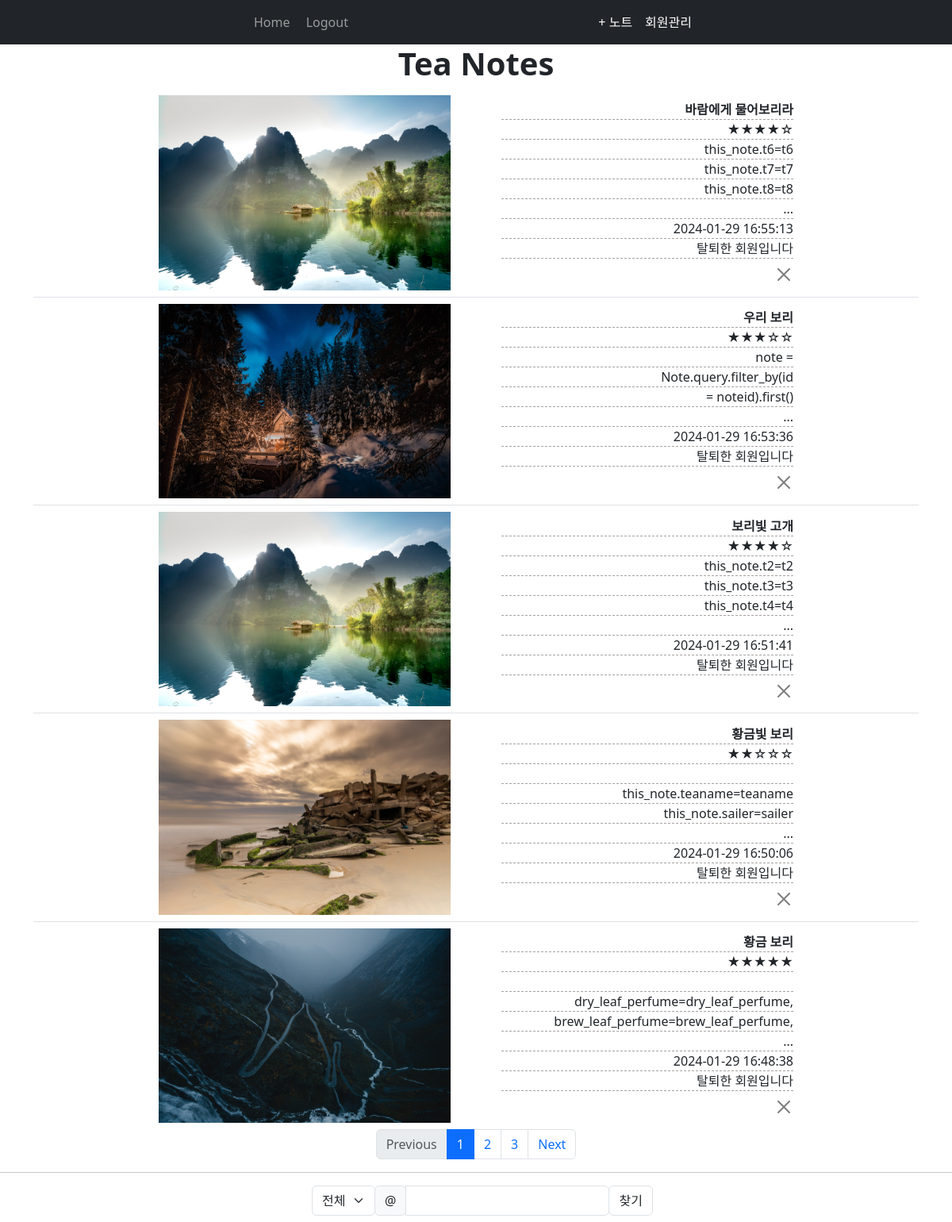
Screenshot of / (signed in) with the database file from the repository.
### website/models.py (models this page shows)
class Note(db.Model):
    id = db.Column(db.Integer, primary_key=True)  # ID
    teaname = db.Column(db.String(150), nullable=False)           # 차이름
    sailer = db.Column(db.String(150))           # 판매처
    country = db.Column(db.String(150))           # 원산지
    type_of_tea = db.Column(db.String(150))      # 차 종류: 백차, 황차, 녹차, ...
    tea_quantity = db.Column(db.Integer)          # 무게
    tea_temprature = db.Column(db.Integer)        # 온도
    tea_brew_time = db.Column(db.Integer)         # 시간
    grade = db.Column(db.Integer)  # 평점
    dry_leaf_appearence = db.Column(db.String(5000), nullable=True)  # 마른 잎 외형
    brew_leaf_appearence = db.Column(db.String(5000), nullable=True) # 우린 잎 외형
    dry_leaf_perfume = db.Column(db.String(5000), nullable=True)     # 마른 잎 향
    brew_leaf_perfume = db.Column(db.String(5000), nullable=True)    # 우린 잎 향
    strength_of_taste = db.Column(db.Integer)            # 맛의 강도
    t1 = db.Column(db.Integer)
    t2 = db.Column(db.Integer)
    t3 = db.Column(db.Integer)
    t4 = db.Column(db.Integer)
    t5 = db.Column(db.Integer)
    t6 = db.Column(db.Integer)
    t7 = db.Column(db.Integer)
    t8 = db.Column(db.Integer)
    t9 = db.Column(db.Integer)
    t10 = db.Column(db.Integer)
    t11 = db.Column(db.Integer)
    t12 = db.Column(db.Integer)
    strength_of_perfume = db.Column(db.Integer)
    p1 = db.Column(db.Integer)
    p2 = db.Column(db.Integer)
    p3 = db.Column(db.Integer)
    p4 = db.Column(db.Integer)
    p5 = db.Column(db.Integer)
    p6 = db.Column(db.Integer)
    p7 = db.Column(db.Integer)
    p8 = db.Column(db.Integer)
    p9 = db.Column(db.Integer)
    p10 = db.Column(db.Integer)
    p11 = db.Column(db.Integer)
    p12 = db.Column(db.Integer)
    leaf_color = db.Column(db.String(100), nullable=True) # 수색
    transparency = db.Column(db.Integer)   # 투명도
    finish = db.Column(db.Integer)   # 피니쉬
    note = db.Column(db.String(10000), nullable=True)   # 총평
    brief_note1 = db.Column(db.String(50))
    brief_note2 = db.Column(db.String(50))
    brief_note3 = db.Column(db.String(50))
    brief_note4 = db.Column(db.String(50))
    image = db.Column(db.String(150))    # 사진
    date = db.Column(db.DateTime(timezone=True), default=func.current_timestamp()) # 기록날짜
    user_id = db.Column(db.Integer, db.ForeignKey('user.id'))        # 사용자 id

### website/views.py (the view)
@views.route('/', methods=['GET', 'POST'])
@views.route('/<filter_type>/<filter_content>', methods=["GET", "POST"])
@login_required
def home(filter_type="전체", filter_content="전체"):
    page = request.args.get('page')
    print("page= ", page)
    if not page:
        page = 1
    if request.method =="POST":
        filter_type, filter_content = request.form.get('filter-type'), request.form.get('filter-content')
        page = 1
    notes= filtered_notes(filter_type, filter_content)
    if request.method =="POST":
        return redirect(url_for('views.home', filter_type=filter_type, filter_content=filter_content))
    else:
        return render_template('home.html', filter_type=filter_type, filter_content=filter_content, notes=notes, user=current_user, users=User, page=page)

### website/__init__.py (called while the page is built)
def create_app():
    app = Flask(__name__)
    app.config['SECRET_KEY'] = 'Genius_is_1_inspiration_and_99_perspiration'
    app.config['SQLALCHEMY_DATABASE_URI'] = f'sqlite:///{DB_NAME}'
    app.config['UPLOAD_FOLDER'] = UPLOAD_FOLDER
    db.init_app(app)
    from .views import views
    from .auth import auth
    app.register_blueprint(views, url_prefix='/')
    app.register_blueprint(auth, url_prefix='/')
    from .models import User, Note
    with app.app_context():
        db.create_all()
    login_manager = LoginManager()
    login_manager.login_view = 'auth.login'
    login_manager.init_app(app)
    @login_manager.user_loader
    def load_user(id):
        return User.query.get(int(id))
    return app

### website/views.py (called while the page is built)
def filtered_notes(filter_type, filter_content):
    if filter_type=='차명':
        notes= Note.query.filter(Note.teaname.contains(filter_content)).all()
    elif filter_type=='필명':
        userid = User.query.filter_by(pen_name=filter_content).first().id
        notes= Note.query.filter_by(user_id=userid).all()
    elif filter_type=='종류':
        notes= Note.query.filter_by(type_of_tea=filter_content).all()
    else:
        notes=Note.query.all()
    return notes

### website/templates/home.html (shortened to what this page needs)
{% extends "base.html" %} {% block title %}Home{% endblock %}
{% block content %}
<h1 class="page-title">Tea Notes</h1>
<ul class="list-group list-group-flush" id="notes">
  {% set cur_page = page|int %}
  {% set NOTE_IN_PAGE = 5 %}
  {% for note in notes[::-1][NOTE_IN_PAGE*(cur_page-1): NOTE_IN_PAGE*cur_page] %}
  <li class="list-group-item">
    <div class="d-flex flex-wrap align-items-center justify-content-center hd-highlight" style="gap:4rem;">
      <div class="bd-highlight">
        <a href="{{ url_for('views.show_note', noteid=note.id) }}">
          <img class="tea-image" src= "{{ url_for('static', filename= 'upload-images/') + note.image }}" />
        </a>
      </div>
      <div class="bd-highlight">
        <div class="note-content"><span class="tea-name">{{ note.teaname }}</span></div>
        <div class="note-content"><span>{{ '★' * note.grade }}</span><span>{{ '☆' * (5 - note.grade) }}</span></div>
        <div class="note-content">&nbsp;{{ note.brief_note1 }}</div>
        <div class="note-content">&nbsp;{{ note.brief_note2 }}</div>
        <div class="note-content">&nbsp;{{ note.brief_note3 }}</div>
        <div class="note-content">&nbsp;{{ note.brief_note4 }}</div>
        <div class="note-content">{{ note.date }}</div>
        {% set writer = users.query.filter_by(id=note.user_id).first().pen_name %}
        <div class="note-content">{{ writer if writer else "탈퇴한 회원입니다" }} </div>
        <div class="float-end mt-2">
          {% if (note.user_id == user.id) or (user.tier == 1) %}
          <button type="button" class="btn-close" onClick="deleteNote({{ note.id }})">
          </button>
          {% endif %}
        </div>
      </div>
    </div>
  </li>
  {% endfor %}
</ul>
{% endblock %}
{% block foot %}
  {% set NOTE_IN_PAGE = 5 %}
  {% set cur_page = page|int %}
  {% set NOTE_COUNT = notes|count %}
  {% set TOTAL_PAGES= ((NOTE_COUNT-1) // NOTE_IN_PAGE) + 1 %}
  {% if filter_type == "전체" %}
    {% set PAGE_URL = url_for('views.home')  %}
  {% else %}
  {% set PAGE_URL = url_for('views.home',filter_type=filter_type, filter_content=filter_content)  %}
  {% endif %}
  {% if TOTAL_PAGES > 3 %}
  <nav aria-label="...">
    <ul class="pagination justify-content-center">
      {% if cur_page == 1 %}
      <li class="page-item disabled"><a class="page-link" href="{{ PAGE_URL + '?page=' + (cur_page - 1)|string }}">Previous</a></li>
      <li class="page-item active" aria-current="page">
        <span class="page-link">
          1
        </span>
      </li>
      <li class="page-item"><a class="page-link" href="{{ PAGE_URL + '?page=2' }}">2</a></li>
      <li class="page-item"><a class="page-link" href="{{ PAGE_URL + '?page=3' }}">3</a></li>
      <li class="page-item"><a class="page-link" href="{{ PAGE_URL + '?page=' + (cur_page + 1)|string }}">Next</a></li>
      {% endif %}
  {% endif %}
    </ul>
  </nav>
  <hr></hr>
  <form method="POST" enctype="multipart/form-data">
    <div class="input-group justify-content-center mx-2">
      <div class="col-auto">
        <select class="form-select" name="filter-type" id="inputGroupSelect01" aria-label="Example select with button addon">
          {% set filter_types=["전체", "차명", "필명", "종류"] %}
          {% for filtertype in filter_types %}
          {% if filter_type == filtertype %}
            <option selected value="{{ filtertype }}">{{ filtertype }}</option>
          {% else %}
            <option value="{{ filtertype }}">{{ filtertype }}</option>
          {% endif %}{% endfor %}
        </select>
      </div>
      <div class="col-auto">
        <div class="input-group mb-2">
          <div class="input-group-prepend">
            <div class="input-group-text">@</div>
          </div>
          <input type="text" class="form-control" name="filter-content" id="inlineFormInputGroup" value="{{ '' if filter_type=='전체' else filter_content }}">
        </div>
      </div>
      <div class="col-auto">
        <button type="submit" class="btn btn-white border mb-2">찾기</button>
      </div>
    </div>
  </form>
{% endblock %}

### website/templates/home.html (style rules this page uses)
.page-title { text-align: center; font-weight: bold; }
.tea-image { width: 23rem; }
.note-content { width: 23rem; border-bottom: 1px dashed rgb(165, 162, 162); text-align: right; }
.tea-name { font-weight: bold; }

### rows the page displays
Note: image (picture), teaname "바람에게 물어보리라", grade "★★★★", grade "☆", brief_note1 "this_note.t6=t6", brief_note2 "this_note.t7=t7", brief_note3 "this_note.t8=t8", brief_note4 "...", date "2024-01-29 16:55:13", writer "탈퇴한 회원입니다"
Note: image (picture), teaname "우리 보리", grade "★★★", grade "☆☆", brief_note1 "note =", brief_note2 "Note.query.filter_by(id", brief_note3 "= noteid).first()", brief_note4 "...", date "2024-01-29 16:53:36", writer "탈퇴한 회원입니다"
Note: image (picture), teaname "보리빛 고개", grade "★★★★", grade "☆", brief_note1 "this_note.t2=t2", brief_note2 "this_note.t3=t3", brief_note3 "this_note.t4=t4", brief_note4 "...", date "2024-01-29 16:51:41", writer "탈퇴한 회원입니다"
Note: image (picture), teaname "황금빛 보리", grade "★★", grade "☆☆☆", brief_note2 "this_note.teaname=teaname", brief_note3 "this_note.sailer=sailer", brief_note4 "...", date "2024-01-29 16:50:06", writer "탈퇴한 회원입니다"
Note: image (picture), teaname "황금 보리", grade "★★★★★", brief_note2 "dry_leaf_perfume=dry_leaf_perfume,", brief_note3 "brew_leaf_perfume=brew_leaf_perfume,", brief_note4 "...", date "2024-01-29 16:48:38", writer "탈퇴한 회원입니다"

### other values shown
form field filter-type "전체"
